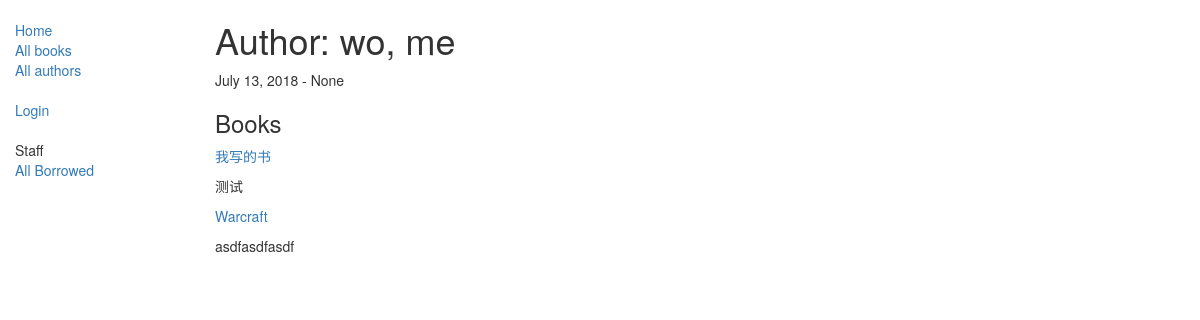
Page /catalog/author/5 on the committed database.
### catalog/models.py (models this page shows, shortened)
class Author(models.Model):
    first_name = models.CharField(max_length=100)
    last_name = models.CharField(max_length=100)
    date_of_birth = models.DateField(null=True, blank=True)
    date_of_death = models.DateField('Died', null=True, blank=True)
    def __str__(self):
        return '%s, %s' % (self.last_name, self.first_name)
    class Meta:
        ordering = ['last_name']

class Book(models.Model):
    title = models.CharField(max_length=200)
    author = models.ForeignKey('Author', on_delete=models.SET_NULL, null=True)
    summary = models.TextField(max_length=1000, help_text="Enter a brief description of the book")
    isbn = models.CharField('ISBN',max_length=13, help_text='13 Character <a href="https://www.isbn-international.org/content/what-isbn">ISBN number</a>')
    genre = models.ManyToManyField(Genre, help_text="Select a genre for this book")
    def get_absolute_url(self):
        return reverse('book-detail', args=[str(self.id)])
    def display_genre(self):
        """
        Creates a string for the Genre. This is required to display genre in Admin.
        """
        return ', '.join([ genre.name for genre in self.genre.all()[:3] ])
    display_genre.short_description = 'Genre'

### catalog/views.py (the view)
# urls.py: path('author/<int:pk>', views.AuthorDetailView.as_view(), name='author-detail'),
class AuthorDetailView(generic.DetailView):
    model = Author

### catalog/templates/catalog/author_detail.html
{% extends "base_generic.html" %}
{% block content %}
  <h1>Author: {{ object }}</h1>
  <p>{{object.date_of_birth}} -  {{object.date_of_death}}</p>
    <h3>Books</h3>
    {% for book in author.book_set.all %}
        <p>
            <a href="{{ book.get_absolute_url }}">{{ book.title }}</a>
        </p>
        <p>{{ book.summary }}</p>
    {% endfor %}
{% endblock %}

### rows in the picture
Author: last_name+first_name "wo, me", date_of_birth "July 13, 2018", date_of_death "None"
Book: title "我写的书", summary "测试"
Book: title "Warcraft", summary "asdfasdfasdf"
